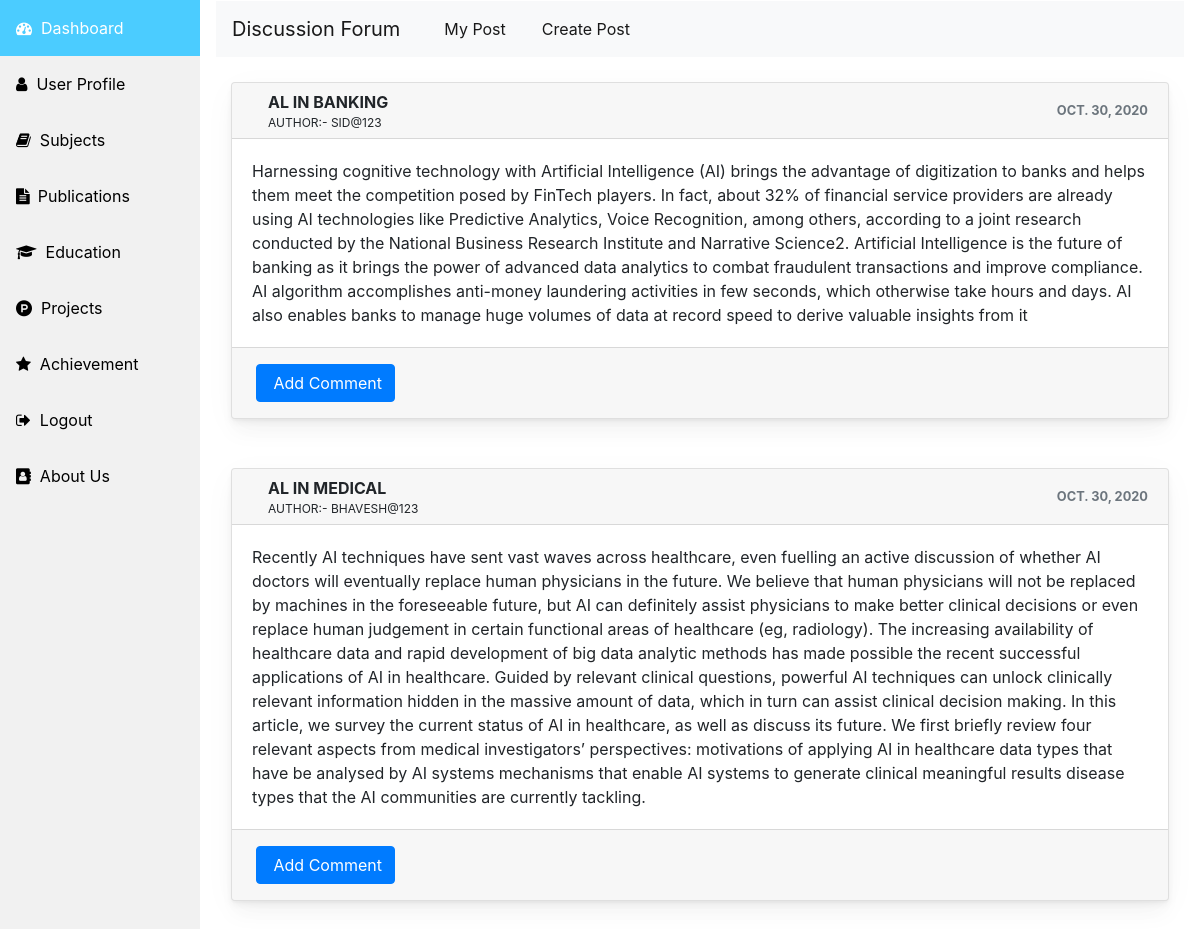
The page /forum/ (signed in) on the database its author committed.
### fam/models.py (models this page shows, shortened)
class Post(models.Model):
    post_id = models.AutoField(primary_key=True)
    author = models.ForeignKey(User, on_delete=models.CASCADE, related_name='post')
    title = models.CharField(max_length=100)
    body = models.TextField()
    created = models.DateField(default= datetime.now)

### fam/views.py (the view)
# urls.py: path('forum/', views.forum, name='forum'),
def forum(request):
    context ={}
    context['user'] = request.user
    context['faculty'] = faculty.objects.all()
    context['forum'] = Post.objects.all()
    if request.user.is_authenticated:
        return render(request, 'fam/forum.html',context)
    else:
        return render(request, 'fam/index.html')

### fam/templates/fam/forum.html (shortened to what this page needs)
{% extends 'fam/base.html' %}
{% block content %}
<nav class="navbar navbar-expand-lg navbar-light bg-light">
      <a class="navbar-brand" href="/forum">Discussion Forum</a>
      <div class="collapse navbar-collapse" id="navbarSupportedContent">
        <ul class="navbar-nav mr-auto">
          <li class="nav-item active">
            <a style="margin-left: 20px;" class="nav-link" href="/mypost">My Post <span class="sr-only">(current)</span></a>
          </li>
          <li class="nav-item active">
            <a style="margin-left: 20px;" class="nav-link" href="/createpost">Create Post</a>
          </li>
        </ul>
      </div>
    </nav>
    {% for u in forum  reversed%}
    <div class="container-fluid mt-100">
      <div class="row">
          <div class="col-md-12">
              <div class="card mb-4">
                  <div class="card-header">
                      <div class="media flex-wrap w-100 align-items-center">
                          <div class="media-body ml-3">
                              <div><strong>{{u.title}}</strong></div>
                              <div style="font-size: 12px;">Author:- {{u.author}}</div>
                          </div>
                          <div class="text-muted small ml-3">
                              <div><strong>{{u.created}}</strong></div>
                          </div>
                      </div>
                  </div>
                  <div class="card-body">
                      <pr>{{u.body}}</pr>
                  </div>
                  <div class="card-footer d-flex flex-wrap justify-content-between align-items-center px-0 pt-0 pb-3">
                      <form method="GET" action="/comment/">
                      <div class="px-4 pt-3"> <button name="postid" value="{{u.post_id}}" type="submit" class="btn btn-primary">&nbsp;Add Comment</button> </div>
                        </form>
                    </div>
              </div>
          </div>
      </div>
  </div>
  {% endfor %}
{% endblock %}

### fam/templates/fam/forum.html (style rules this page uses)
body { margin: 0; font-family: -apple-system, BlinkMacSystemFont, "Segoe UI", Roboto, "Helvetica Neue", Arial, "Noto Sans", sans-serif, "Apple Color Emoji", "Segoe UI Emoji", "Segoe UI Symbol", "Noto Color Emoji"; font-size: .88rem; font-weight: 400; line-height: 1.5; color: #495057; text-align: left; background-color: #eef1f3 }
.mt-100 { margin-top: 25px }
.card { box-shadow: 0 0.46875rem 2.1875rem rgba(4, 9, 20, 0.03), 0 0.9375rem 1.40625rem rgba(4, 9, 20, 0.03), 0 0.25rem 0.53125rem rgba(4, 9, 20, 0.05), 0 0.125rem 0.1875rem rgba(4, 9, 20, 0.03); border-width: 0; transition: all .2s }
.card-header:first-child { border-radius: calc(.25rem - 1px) calc(.25rem - 1px) 0 0 }
.card-header { display: flex; align-items: center; border-bottom-width: 1px; padding-top: 0; padding-bottom: 0; padding-right: .625rem; height: 3.5rem; text-transform: uppercase; background-color: #fff; border-bottom: 1px solid rgba(26, 54, 126, 0.125) }
.btn-primary { color: #fff; background-color: #3f6ad8; border-color: #3f6ad8 }
.btn { font-size: 0.8rem; font-weight: 500; outline: none !important; position: relative; transition: color 0.15s, background-color 0.15s, border-color 0.15s, box-shadow 0.15s }
.card-body { flex: 1 1 auto; padding: 1.25rem }
a { color: #E91E63; text-decoration: none !important; background-color: transparent }

### rows shown on the page
Post: title "AL IN BANKING", author "SID@123", created "OCT. 30, 2020", body "Harnessing cognitive technology with Artificial Intelligence (AI) brings the advantage of digitization to banks and helps them meet the competition posed by FinTech players. In fact, about 32% of financial service providers are already using AI technologies like Predictive Analytics, Voice Recognition, among others, according to a joint research conducted by the National Business Research Institute and Narrative Science2. Artificial Intelligence is the future of banking as it brings the power of advanced data analytics to combat fraudulent transactions and improve compliance. AI algorithm accomplishes anti-money laundering activities in few seconds, which otherwise take hours and days. AI…", {{ u.post_id }} 2 (drawn)
Post: title "AL IN MEDICAL", author "BHAVESH@123", created "OCT. 30, 2020", body "Recently AI techniques have sent vast waves across healthcare, even fuelling an active discussion of whether AI doctors will eventually replace human physicians in the future. We believe that human physicians will not be replaced by machines in the foreseeable future, but AI can definitely assist physicians to make better clinical decisions or even replace human judgement in certain functional areas of healthcare (eg, radiology). The increasing availability of healthcare data and rapid development of big data analytic methods has made possible the recent successful applications of AI in healthcare. Guided by relevant clinical questions, powerful AI techniques can unlock clinically relevant…", {{ u.post_id }} 1 (drawn)
